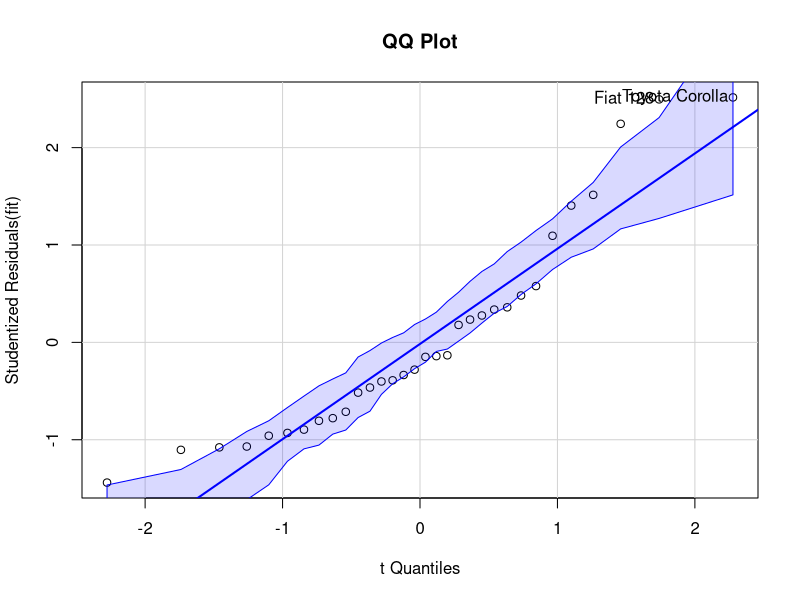
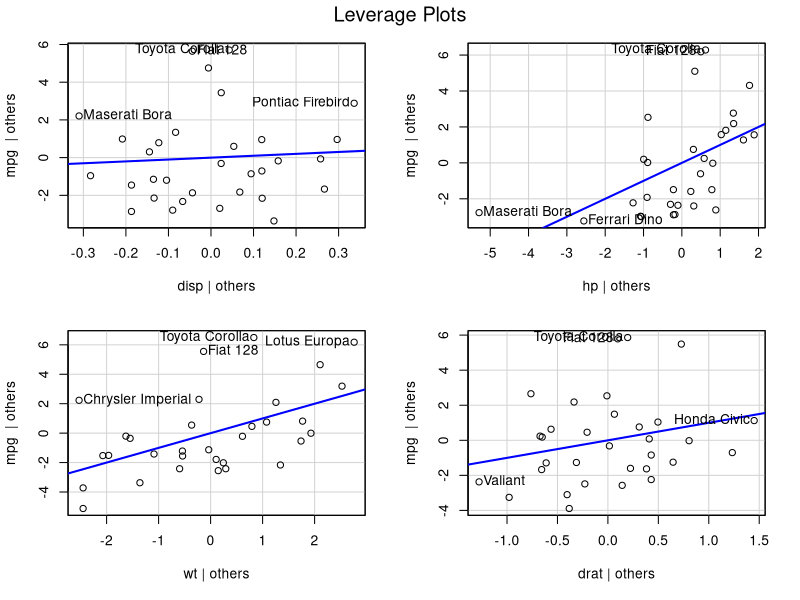

Source code (R) for these figures, in order: (Note: this script raises an error after producing the figures.)
# Assume that we are fitting a multiple linear regression
# on the MTCARS data
library(car)
fit <- lm(mpg ~ disp + hp + wt + drat, data = mtcars)

# Assessing Outliers
outlierTest(fit) # Bonferonni p-value for most extreme obs
qqPlot(fit, main="QQ Plot") #qq plot for studentized resid 
leveragePlots(fit) # leverage plots

# Influential Observations
# added variable plots 
av.Plots(fit)
# Cook's D plot
# identify D values > 4/(n-k-1) 
cutoff <- 4/((nrow(mtcars)-length(fit$coefficients)-2)) 
plot(fit, which=4, cook.levels=cutoff)
# Influence Plot 
influencePlot(fit,	id.method="identify", main="Influence Plot", sub="Circle size is proportial to Cook's Distance" )
